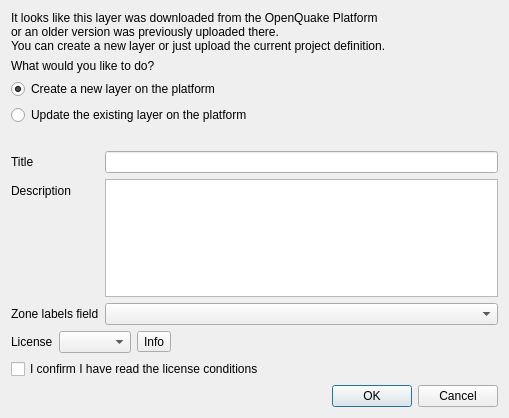
<?xml version="1.0" encoding="UTF-8"?>
<ui version="4.0">
 <class>UploadSettingsDialog</class>
 <widget class="QDialog" name="UploadSettingsDialog">
  <property name="geometry">
   <rect>
    <x>0</x>
    <y>0</y>
    <width>509</width>
    <height>418</height>
   </rect>
  </property>
  <property name="windowTitle">
   <string>Upload</string>
  </property>
  <property name="windowIcon">
   <iconset>
    <normaloff>../resources/oq_icon.svg</normaloff>../resources/oq_icon.svg</iconset>
  </property>
  <layout class="QVBoxLayout" name="verticalLayout">
   <item>
    <widget class="QLabel" name="situation_lbl">
     <property name="text">
      <string>It looks like this layer was downloaded from the OpenQuake Platform
or an older version was previously uploaded there.
You can create a new layer or just upload the current project definition.</string>
     </property>
    </widget>
   </item>
   <item>
    <widget class="QLabel" name="question_lbl">
     <property name="text">
      <string>What would you like to do?</string>
     </property>
    </widget>
   </item>
   <item>
    <widget class="QRadioButton" name="new_layer_radio">
     <property name="text">
      <string>Create a new layer on the platform</string>
     </property>
     <property name="checked">
      <bool>true</bool>
     </property>
     <attribute name="buttonGroup">
      <string notr="true">upload_action</string>
     </attribute>
    </widget>
   </item>
   <item>
    <widget class="QRadioButton" name="update_radio">
     <property name="text">
      <string>Update the existing layer on the platform</string>
     </property>
     <attribute name="buttonGroup">
      <string notr="true">upload_action</string>
     </attribute>
    </widget>
   </item>
   <item>
    <widget class="QLabel" name="explaination_lbl">
     <property name="text">
      <string/>
     </property>
    </widget>
   </item>
   <item>
    <layout class="QFormLayout" name="formLayout">
     <property name="fieldGrowthPolicy">
      <enum>QFormLayout::AllNonFixedFieldsGrow</enum>
     </property>
     <item row="0" column="0">
      <widget class="QLabel" name="title_lbl">
       <property name="text">
        <string>Title</string>
       </property>
      </widget>
     </item>
     <item row="0" column="1">
      <widget class="QLineEdit" name="title_le"/>
     </item>
     <item row="1" column="0">
      <widget class="QLabel" name="description_lbl">
       <property name="text">
        <string>Description</string>
       </property>
      </widget>
     </item>
     <item row="1" column="1">
      <widget class="QTextEdit" name="description_te"/>
     </item>
     <item row="2" column="1">
      <widget class="QComboBox" name="zone_label_field_cbx"/>
     </item>
     <item row="2" column="0">
      <widget class="QLabel" name="label">
       <property name="text">
        <string>Zone labels field</string>
       </property>
      </widget>
     </item>
    </layout>
   </item>
   <item>
    <layout class="QGridLayout" name="gridLayout">
     <item row="0" column="0">
      <widget class="QLabel" name="label_6">
       <property name="text">
        <string>License</string>
       </property>
      </widget>
     </item>
     <item row="0" column="1">
      <widget class="QComboBox" name="license_cbx"/>
     </item>
     <item row="0" column="2">
      <widget class="QToolButton" name="license_info_btn">
       <property name="text">
        <string>Info</string>
       </property>
      </widget>
     </item>
     <item row="0" column="3">
      <spacer name="horizontalSpacer">
       <property name="orientation">
        <enum>Qt::Horizontal</enum>
       </property>
       <property name="sizeHint" stdset="0">
        <size>
         <width>40</width>
         <height>20</height>
        </size>
       </property>
      </spacer>
     </item>
    </layout>
   </item>
   <item>
    <widget class="QCheckBox" name="confirm_chk">
     <property name="text">
      <string>I confirm I have read the license conditions</string>
     </property>
    </widget>
   </item>
   <item>
    <layout class="QHBoxLayout" name="horizontalLayout">
     <property name="topMargin">
      <number>0</number>
     </property>
     <item>
      <widget class="QLabel" name="label_2">
       <property name="text">
        <string>&lt;html&gt;&lt;head/&gt;&lt;body&gt;&lt;p&gt;&lt;img src=&quot;:/plugins/irmt/oq_logo.svg.png&quot;/&gt;&lt;/p&gt;&lt;/body&gt;&lt;/html&gt;</string>
       </property>
      </widget>
     </item>
     <item>
      <widget class="QDialogButtonBox" name="buttonBox">
       <property name="orientation">
        <enum>Qt::Horizontal</enum>
       </property>
       <property name="standardButtons">
        <set>QDialogButtonBox::Cancel|QDialogButtonBox::Ok</set>
       </property>
      </widget>
     </item>
    </layout>
   </item>
  </layout>
 </widget>
 <resources/>
 <connections>
  <connection>
   <sender>buttonBox</sender>
   <signal>accepted()</signal>
   <receiver>UploadSettingsDialog</receiver>
   <slot>accept()</slot>
   <hints>
    <hint type="sourcelabel">
     <x>408</x>
     <y>354</y>
    </hint>
    <hint type="destinationlabel">
     <x>157</x>
     <y>274</y>
    </hint>
   </hints>
  </connection>
  <connection>
   <sender>buttonBox</sender>
   <signal>rejected()</signal>
   <receiver>UploadSettingsDialog</receiver>
   <slot>reject()</slot>
   <hints>
    <hint type="sourcelabel">
     <x>476</x>
     <y>360</y>
    </hint>
    <hint type="destinationlabel">
     <x>286</x>
     <y>274</y>
    </hint>
   </hints>
  </connection>
 </connections>
 <buttongroups>
  <buttongroup name="upload_action"/>
 </buttongroups>
</ui>
